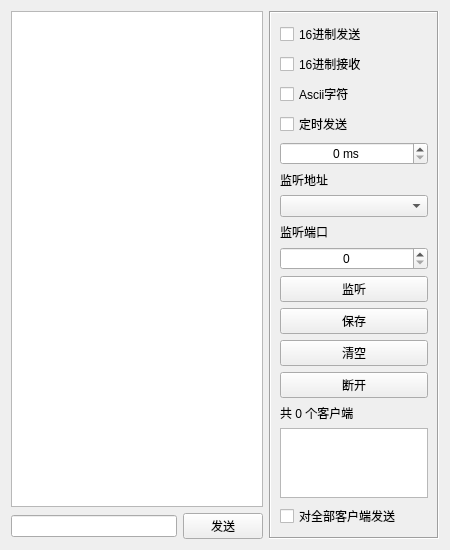
<?xml version="1.0" encoding="UTF-8"?>
<ui version="4.0">
 <class>HTcpServerWidget</class>
 <widget class="QWidget" name="HTcpServerWidget">
  <property name="geometry">
   <rect>
    <x>0</x>
    <y>0</y>
    <width>450</width>
    <height>517</height>
   </rect>
  </property>
  <property name="windowTitle">
   <string>Form</string>
  </property>
  <layout class="QGridLayout" name="gridLayout">
   <item row="0" column="0">
    <widget class="QTextEdit" name="textEdit">
     <property name="readOnly">
      <bool>true</bool>
     </property>
    </widget>
   </item>
   <item row="0" column="1" rowspan="2">
    <widget class="QFrame" name="frame">
     <property name="minimumSize">
      <size>
       <width>170</width>
       <height>0</height>
      </size>
     </property>
     <property name="maximumSize">
      <size>
       <width>170</width>
       <height>16777215</height>
      </size>
     </property>
     <property name="frameShape">
      <enum>QFrame::Box</enum>
     </property>
     <property name="frameShadow">
      <enum>QFrame::Sunken</enum>
     </property>
     <layout class="QVBoxLayout" name="verticalLayout_4">
      <property name="leftMargin">
       <number>9</number>
      </property>
      <property name="topMargin">
       <number>9</number>
      </property>
      <property name="rightMargin">
       <number>9</number>
      </property>
      <property name="bottomMargin">
       <number>9</number>
      </property>
      <item>
       <widget class="QCheckBox" name="checkBox_101">
        <property name="text">
         <string>16进制发送</string>
        </property>
       </widget>
      </item>
      <item>
       <widget class="QCheckBox" name="checkBox_102">
        <property name="text">
         <string>16进制接收</string>
        </property>
       </widget>
      </item>
      <item>
       <widget class="QCheckBox" name="checkBox_103">
        <property name="text">
         <string>Ascii字符</string>
        </property>
       </widget>
      </item>
      <item>
       <widget class="QCheckBox" name="checkBox_104">
        <property name="text">
         <string>定时发送</string>
        </property>
       </widget>
      </item>
      <item>
       <widget class="QSpinBox" name="spinBox_101">
        <property name="alignment">
         <set>Qt::AlignCenter</set>
        </property>
        <property name="suffix">
         <string> ms</string>
        </property>
        <property name="maximum">
         <number>60000</number>
        </property>
       </widget>
      </item>
      <item>
       <widget class="QLabel" name="label_103">
        <property name="text">
         <string>监听地址</string>
        </property>
       </widget>
      </item>
      <item>
       <widget class="QComboBox" name="comboBox_101"/>
      </item>
      <item>
       <widget class="QLabel" name="label_101">
        <property name="text">
         <string>监听端口</string>
        </property>
       </widget>
      </item>
      <item>
       <widget class="QSpinBox" name="spinBox_102">
        <property name="alignment">
         <set>Qt::AlignCenter</set>
        </property>
        <property name="maximum">
         <number>65535</number>
        </property>
       </widget>
      </item>
      <item>
       <widget class="QPushButton" name="pushButton_101">
        <property name="text">
         <string>监听</string>
        </property>
       </widget>
      </item>
      <item>
       <widget class="QPushButton" name="pushButton_102">
        <property name="text">
         <string>保存</string>
        </property>
       </widget>
      </item>
      <item>
       <widget class="QPushButton" name="pushButton_103">
        <property name="text">
         <string>清空</string>
        </property>
       </widget>
      </item>
      <item>
       <widget class="QPushButton" name="pushButton_104">
        <property name="text">
         <string>断开</string>
        </property>
       </widget>
      </item>
      <item>
       <widget class="QLabel" name="label_102">
        <property name="text">
         <string>共 0 个客户端</string>
        </property>
       </widget>
      </item>
      <item>
       <widget class="QListWidget" name="listWidget_101"/>
      </item>
      <item>
       <widget class="QCheckBox" name="checkBox_105">
        <property name="text">
         <string>对全部客户端发送</string>
        </property>
       </widget>
      </item>
     </layout>
    </widget>
   </item>
   <item row="1" column="0">
    <widget class="QWidget" name="widget" native="true">
     <layout class="QHBoxLayout" name="layTcpServer_2">
      <property name="leftMargin">
       <number>0</number>
      </property>
      <property name="topMargin">
       <number>0</number>
      </property>
      <property name="rightMargin">
       <number>0</number>
      </property>
      <property name="bottomMargin">
       <number>0</number>
      </property>
      <item>
       <widget class="QLineEdit" name="lineEdit_201"/>
      </item>
      <item>
       <widget class="QPushButton" name="pushButton_201">
        <property name="minimumSize">
         <size>
          <width>80</width>
          <height>0</height>
         </size>
        </property>
        <property name="maximumSize">
         <size>
          <width>80</width>
          <height>16777215</height>
         </size>
        </property>
        <property name="text">
         <string>发送</string>
        </property>
       </widget>
      </item>
     </layout>
    </widget>
   </item>
  </layout>
 </widget>
 <resources/>
 <connections/>
</ui>
